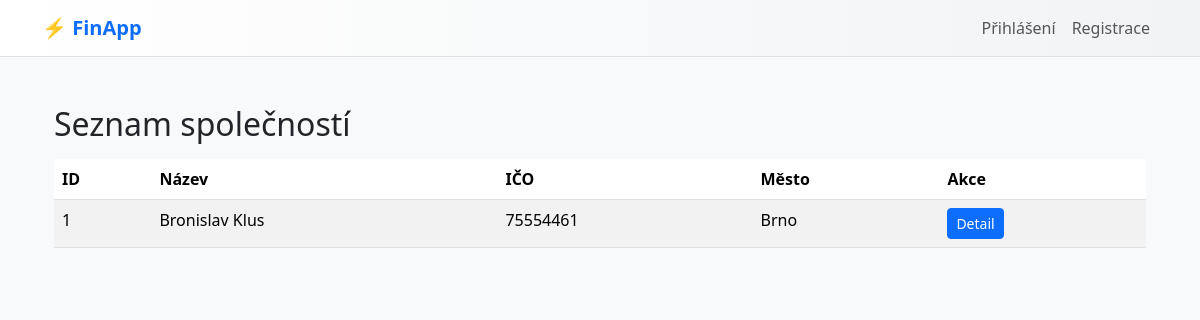
Screenshot of /company/list/ with the database file from the repository.
### company/models.py (models this page shows, shortened)
class Company(models.Model):
    user = models.OneToOneField(User, on_delete=models.CASCADE, related_name="company", null=True, blank=True)
    ico = models.CharField(max_length=20, unique=True)
    name = models.CharField(max_length=255)
    address = models.CharField(max_length=255, blank=True, null=True)
    city = models.CharField(max_length=100, blank=True, null=True)
    postal_code = models.CharField(max_length=20, blank=True, null=True)
    created_at = models.DateTimeField(auto_now_add=True)

### company/views.py (the view)
# urls.py: path("list/", views.CompanyListView.as_view(), name="company_list"),
class CompanyListView(ListView):
    model = Company
    template_name = "company/company_list.html"
    context_object_name = "companies"

### templates/company/company_list.html
{% extends "base.html" %}
{% block content %}
<div class="container mt-4">
  <h2>Seznam společností</h2>
  {% if companies %}
    <table class="table table-striped mt-3">
      <thead>
        <tr>
          <th>ID</th>
          <th>Název</th>
          <th>IČO</th>
          <th>Město</th>
          <th>Akce</th>
        </tr>
      </thead>
      <tbody>
        {% for company in companies %}
        <tr>
          <td>{{ company.id }}</td>
          <td>{{ company.name }}</td>
          <td>{{ company.ico }}</td>
          <td>{{ company.city }}</td>
          <td>
            <a href="{% url 'company_detail_by_id' company.id %}" class="btn btn-sm btn-primary">
              Detail
            </a>
          </td>
        </tr>
        {% endfor %}
      </tbody>
    </table>
  {% else %}
    <div class="alert alert-warning mt-3">
      Zatím nejsou žádné společnosti v databázi.
    </div>
  {% endif %}
</div>
{% endblock %}

### templates/base.html (style rules this page uses)
body { background: #f8f9fa; color: #212529; }

### rows the page displays
Company: id "1", name "Bronislav Klus", ico "75554461", city "Brno"
